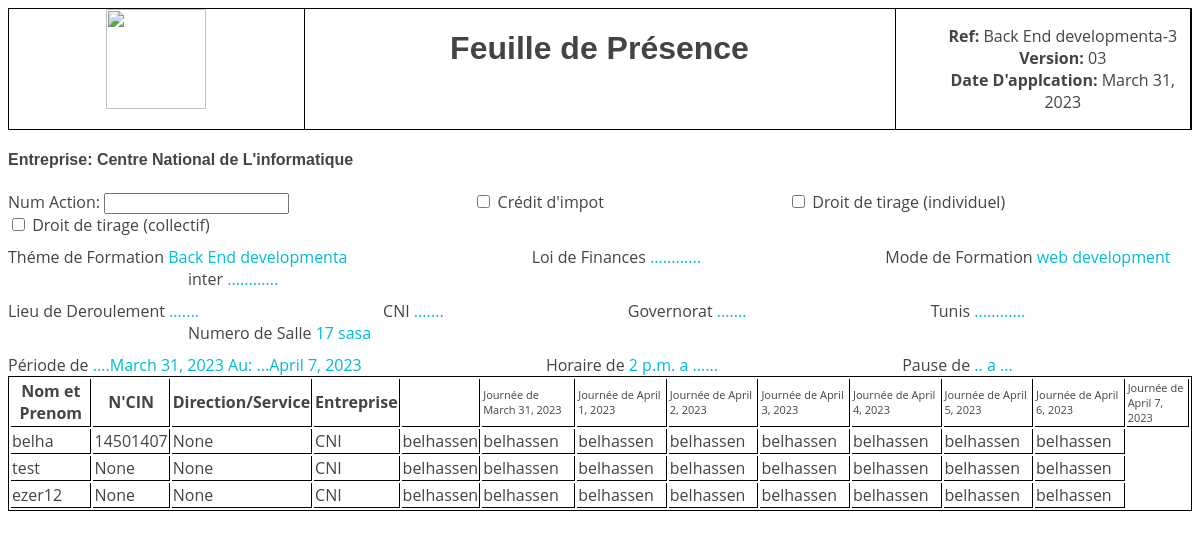
The app's page /formation/web-design/, older data.
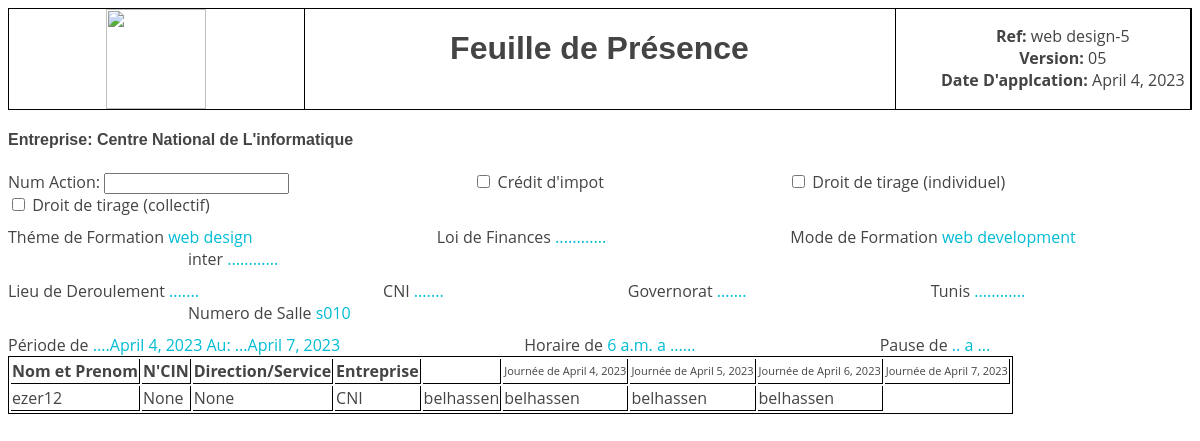
The same page, newer data.
### base/models.py (models this page shows, shortened)
class Formation(models.Model):
    name = models.CharField(max_length=50)
    num_salle = models.CharField(max_length=50)
    domaine = models.CharField(max_length=50,blank=True,null=True)
    description = models.TextField(blank=True, null=True)
    date_debut = models.DateField(blank=True, null=True)
    horraire_debut = models.TimeField(blank=True, null=True)
    date_fin = models.DateField(blank=True, null=True)
    formateur = models.ForeignKey(Formateur, on_delete=models.CASCADE)
    max_places = models.IntegerField(blank=True, null=True,default=20)
    image = models.ImageField(upload_to="images-formation",blank=True, null=True)
    participant = models.ManyToManyField(Participant,blank=True)
    slug = models.SlugField(null=True,blank=True)

class Participant(models.Model):
    user = models.OneToOneField(User, on_delete=models.CASCADE,null=True,blank=True)
    cin = models.CharField(validators=[MinLengthValidator(8)],max_length=8,blank=True, null=True)
    service = models.CharField(max_length=50,null=True,blank=True)
    email = models.EmailField(blank=True,null=True)
    entreprise = models.CharField(max_length=50,null=True,blank=True)
    def __str__(self):
        if self.user:
            return str(self.user.username)
        return str(self.user)

### base/views.py (the view)
# urls.py: path("formation/<slug:slug>/",formation_detail,name="formation2"),
def formation_detail(request,slug):
    context = {}
    formation = {}
    if slug:
        formation = Formation.objects.get(slug=slug)
        print(formation.name)
    d1 = formation.date_debut
    d2 = formation.date_fin
    nb_jours = abs((d2 - d1).days)
    print(slug)
    print(formation.name)
    print(d1)
    print(d2)
    print(nb_jours)
    dates = []
    context['formation'] = formation
    while d1 <= d2:
        dates.append(d1)
        d1 += datetime.timedelta(days=1)
    context['dates'] = dates
    context['participants'] = formation.participant.all()
    return render(request, 'base/detail2.html',context)

### templates/base/detail2.html
{% load static %}
<link rel="stylesheet" href="{% static 'css/table.css' %}">
<div class="container">
<div class="table">
    <div class="image">
        <img src="{% static 'images/one.png' %}" style="height:100px;" alt="">
    </div>
    <div class="text">
        <h1>Feuille de Présence</h1>
    </div>
    <div class="list">
        <ul>
            <li><span>Ref:</span> {{formation.name}}-{{formation.pk}}</li>
            <li><span>Version:</span> 0{{formation.pk}}</li>
            <li><span>Date D'applcation:</span>  {{formation.date_debut}}</li>
        </ul>
    </div>
</div>
    <div class="contenu">
    <h4>Entreprise: Centre National de L'informatique</h4>
    <div class="action">
        <div class="input">
        Num Action: <input type="text" name="" id="">
    </div>
    <div class="input">
    <input type="checkbox" name="" id=""> <span>Crédit d'impot</span>
</div>
    <div class="input">
    <input type="checkbox" name="" id=""> Droit de tirage (individuel)
    </div>
    <div class="input">
    <input type="checkbox" name="" id=""> Droit de tirage (collectif)
    </div>
<br>
<div class="contenu2">
    <div class="theme">
    <span class="titre">Théme de Formation</span> <label>{{formation.name}}</label>
    <span class="titre">Loi de Finances</span> <label>............</label>
    <span class="titre">Mode de Formation </span> <label>{{formation.domaine}}</label>
    <span class="titre">inter</span> <label>............</label>
</div>
    <div class="donne">
        <span class="titre">Lieu de Deroulement</span> <label>.......</label>
        <span class="titre">CNI</span> <label>.......</label>
        <span class="titre">Governorat</span> <label>.......</label>
        <span class="titre">Tunis</span> <label>............</label>
        <span class="titre">Numero de Salle</span> <label>{{formation.num_salle}}</label>
    </div>
    <div class="periode">
        <span class="titre">Période de </span> <label>....{{formation.date_debut}} </label> <label>Au: ...{{formation.date_fin}}</label>
        <span class="titre">Horaire de </span> <label>{{formation.horraire_debut}}</label>  <label>a ......</label>
        <span class="titre">Pause de</span> <label>..</label> <label>a ...</label>
    </div>
</div>
<div class="participants">
    <table>
        <tr>
        <th>Nom et Prenom</th>
        <th>N'CIN</th>
        <th>Direction/Service</th>
        <th>Entreprise</th>
        <th>
                    {% for date in dates %}
                    <td class="date">Journée de {{date}}</td>
                    {% endfor %}
        </th>
    </tr>
    {% if participants %}
        {% for participant in participants %}
        <tr>
            <td>{{participant}}</td>
            <td>{{participant.cin}}</td>
            <td>{{participant.service}}</td>
            <td>CNI</td>
            {% for date in dates %}
            <td>belhassen</td>
            {% endfor %}
        </tr>
        {% endfor %}
    {% endif %}
    </table>
</div>
</div>

Row changes from the older to the newer data that the page shows:
no longer on this page (row edited): Formation: name "Back End developmenta", pk "3", date_debut "March 31, 2023", domaine "web development", num_salle "17 sasa", date_fin "April 7, 2023", horraire_debut "2 p.m.", dates "March 31, 2023"
no longer on this page (row unchanged): Participant: user.username "belha", cin "14501407", service "None"
no longer on this page (row unchanged): Participant: user.username "test", cin "None", service "None"
now on this page (row edited): Formation: name "web design", pk "5", date_debut "April 4, 2023", domaine "web development", num_salle "s010", date_fin "April 7, 2023", horraire_debut "6 a.m.", dates "April 4, 2023"
Text that changed along with them:
list line gone: "Journée de"
list line gone: "Journée de April 1, 2023"
list line gone: "Journée de April 2, 2023"
list line gone: "Journée de April 3, 2023"
list line gone: "April 4, 2023"
list line gone: "belhassen"
